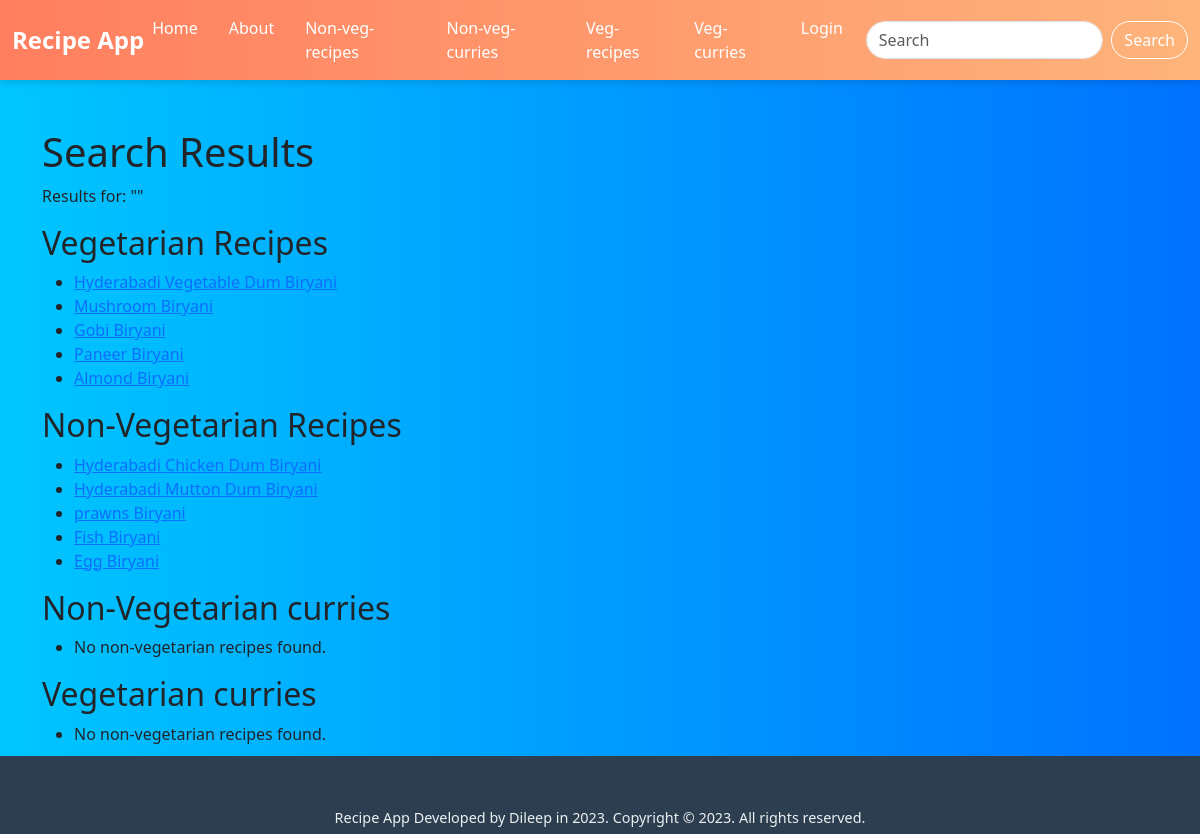
The page /search/ on the database as committed earlier.
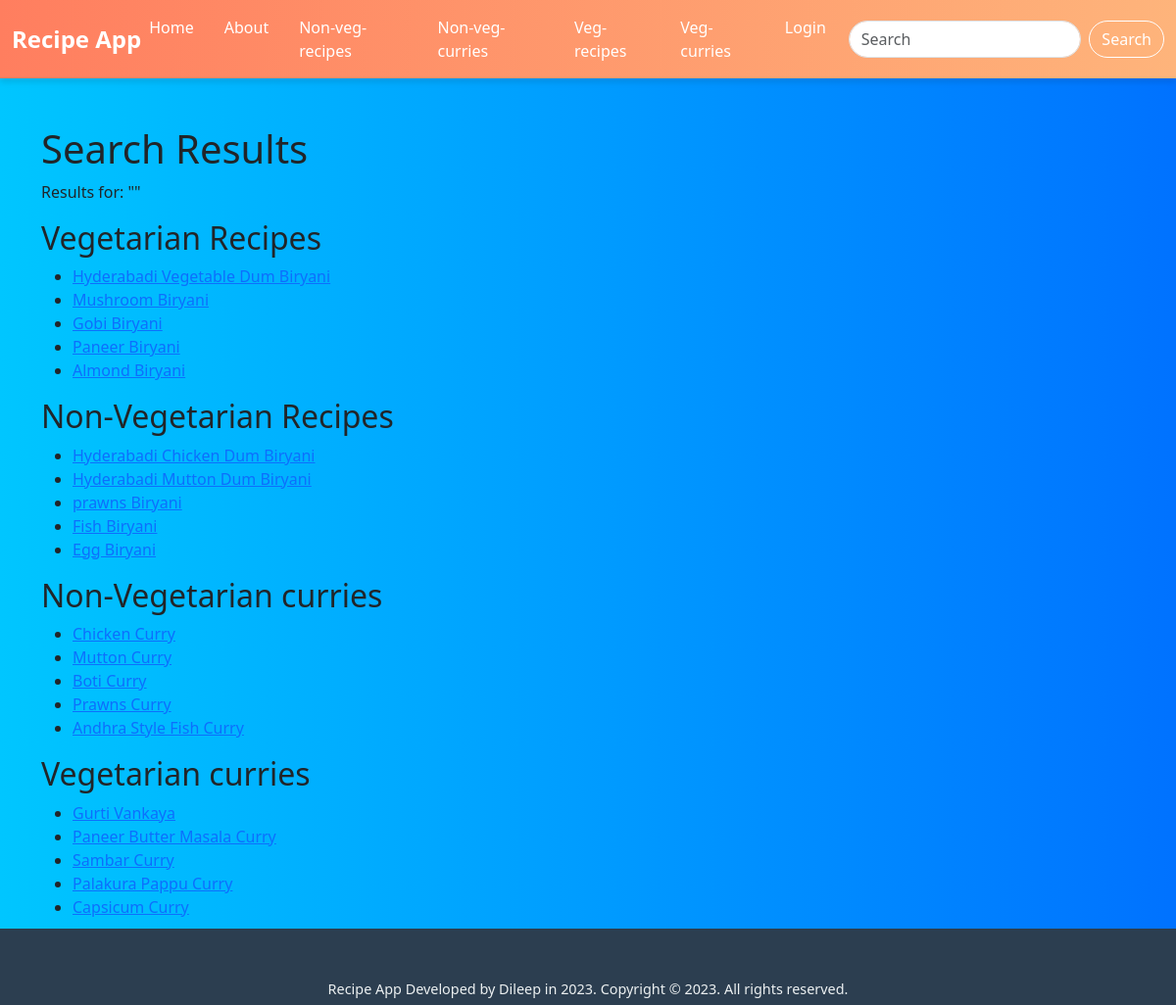
The same page on the database as committed later.
### recipe_app/models.py (models this page shows, shortened)
class Veg_recipes(models.Model):
    title = models.CharField(max_length=100)
    ingredients = models.TextField()
    instructions = models.TextField()
    cooking_time = models.IntegerField()
    difficulty_level = models.CharField(max_length=20)
    image = models.ImageField(upload_to='recipe_images/', null=True, blank=True)
    created_at = models.DateTimeField(auto_now_add=True)
    author = models.ForeignKey(User, on_delete=models.CASCADE)
    video = models.URLField(null=True, blank=True)

class Non_veg_recipes(models.Model):
    title = models.CharField(max_length=100)
    ingredients = models.TextField()
    instructions = models.TextField()
    cooking_time = models.IntegerField()
    difficulty_level = models.CharField(max_length=20)
    image = models.ImageField(upload_to='recipe_images/', null=True, blank=True)
    created_at = models.DateTimeField(auto_now_add=True)
    author = models.ForeignKey(User, on_delete=models.CASCADE)
    video = models.URLField(null=True, blank=True)

class Non_veg_curries(models.Model):
    title = models.CharField(max_length=100)
    ingredients = models.TextField()
    instructions = models.TextField()
    cooking_time = models.IntegerField()
    difficulty_level = models.CharField(max_length=20)
    image = models.ImageField(upload_to='recipe_images/', null=True, blank=True)
    created_at = models.DateTimeField(auto_now_add=True)
    author = models.ForeignKey(User, on_delete=models.CASCADE)
    video = models.URLField(null=True, blank=True)

class Veg_curries(models.Model):
    title = models.CharField(max_length=100)
    ingredients = models.TextField()
    instructions = models.TextField()
    cooking_time = models.IntegerField()
    difficulty_level = models.CharField(max_length=20)
    image = models.ImageField(upload_to='recipe_images/', null=True, blank=True)
    created_at = models.DateTimeField(auto_now_add=True)
    author = models.ForeignKey(User, on_delete=models.CASCADE)
    video = models.URLField(null=True, blank=True)

### recipe_app/views.py (the view)
# urls.py: path('search/',views.search_view, name='search'),
def search_view(request):
    query = request.GET.get('search', '')
    veg_recipes = Veg_recipes.objects.filter(title__icontains=query)
    non_veg_recipes = Non_veg_recipes.objects.filter(title__icontains=query)
    veg_curries = Veg_curries.objects.filter(title__icontains=query)
    non_veg_curries = Non_veg_curries.objects.filter(title__icontains=query)
    context = {
        'query': query,
        'veg_recipes': veg_recipes,
        'non_veg_recipes': non_veg_recipes,
        'veg_curries': veg_curries,
        'non_veg_curries': non_veg_curries,
    }
    return render(request, 'search_results.html', context)

### templates/search_results.html (shortened to what this page needs)
{% extends 'base.html' %}
{% load static %}
{% block content %}
<div class="container mt-4">
    <h1>Search Results</h1>
    <p>Results for: "{{ query }}"</p>
    <h2>Vegetarian Recipes</h2>
    <ul>
        {% for recipe in veg_recipes %}
            <li><a href="{% url 'view_details' recipe.id 'veg' %}">{{ recipe.title }}</a></li>
        {% empty %}
            <li>No vegetarian recipes found.</li>
        {% endfor %}
    </ul>
    <h2>Non-Vegetarian Recipes</h2>
    <ul>
        {% for recipe in non_veg_recipes %}
            <li><a href="{% url 'view_details' recipe.id 'nonveg' %}">{{ recipe.title }}</a></li>
        {% empty %}
            <li>No non-vegetarian recipes found.</li>
        {% endfor %}
    </ul>
   <h2>Non-Vegetarian curries</h2>
    <ul>
        {% for recipe in non_veg_curries %}
            <li><a href="{% url 'view_details' recipe.id 'nonveg_curries' %}">{{ recipe.title }}</a></li>
        {% empty %}
            <li>No non-vegetarian recipes found.</li>
        {% endfor %}
    </ul>
   <h2>Vegetarian curries</h2>
    <ul>
        {% for recipe in veg_curries %}
            <li><a href="{% url 'view_details' recipe.id 'veg_curries' %}">{{ recipe.title }}</a></li>
        {% empty %}
            <li>No non-vegetarian recipes found.</li>
        {% endfor %}
    </ul>
</div>
{% endblock %}

Rows that differ between the two databases and show on the page:
added Non_veg_curries: title "Chicken Curry"
added Non_veg_curries: title "Mutton Curry"
added Non_veg_curries: title "Boti Curry"
added Non_veg_curries: title "Prawns Curry"
added Non_veg_curries: title "Andhra Style Fish Curry"
added Veg_curries: title "Gurti Vankaya"
added Veg_curries: title "Paneer Butter Masala Curry"
added Veg_curries: title "Sambar Curry"
added Veg_curries: title "Palakura Pappu Curry"
added Veg_curries: title "Capsicum Curry"
Other text that changed with them:
text no longer shown: "No non-vegetarian recipes found. No non-vegetarian recipes found."
